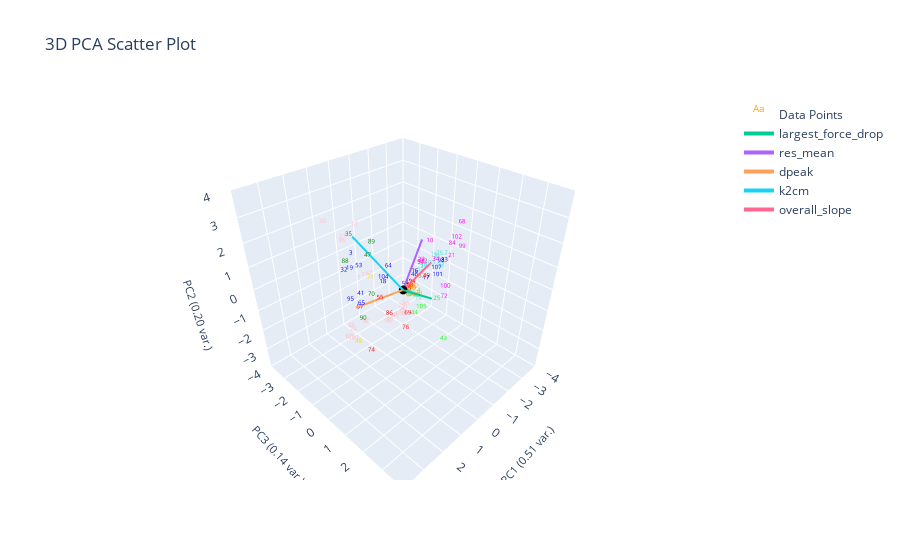

Write notebook code for a chart like this one.
### Markdown cell above
# K-Nearest-Neighbor
- From the k nearest points, assign query point to the highest frequency label
- Performs better when data is uniformly distributed in feature space (clusters all have similar desnity)

### Code cell
from sklearn.neighbors import KNeighborsClassifier

X = plotting.extract_numerical_features(marions_labeled_data).values.tolist()
y = marions_labeled_data[f'{ylabel_name}_nums'].values.tolist()

knn = KNeighborsClassifier(n_neighbors=1)
knn.fit(X, y)
knn_predictions = pd.Series(knn.predict(clustering_features.values))
knn_actual = marions_labeled_data[f'{ylabel_name}_nums']
knn_changed_ylabel_idxs = find_changed_ylabel_data(knn_predictions, knn_actual)
knn_corrected_predictions = correct_pseudo_ylabels_to_actual(knn_predictions, knn_actual, knn_changed_ylabel_idxs)

plotting.plot_cluster_subolots(knn_predictions, curve_data,
                                  clustering_method="K-Nearest Neighbor", 
                                  cluster_category_names=list(ylabel_to_cluster_num.keys()),
                                  pseudo_corrections=knn_corrected_predictions,
                                  bold_idxs=knn_actual.index
                                  )
plotting.plot_cluster_subplots(knn_corrected_predictions, curve_data, 
                                  clustering_method="K-Nearest Neighbor", 
                                  cluster_category_names=list(ylabel_to_cluster_num.keys()),
                                  bold_idxs=knn_actual.index)
plotting.plot_pca(clustering_features, knn_predictions, 3, 
                  graph_title=f'',
                  ylabel_name=ylabel_name,)

### Figure 1 — Plotly figure (JSON) as saved in the notebook; plotly's stock layout.template omitted (floating-point values rounded to 4 significant figures)
{"data": [{"mode": "text", "name": "Data Points", "text": ["0", "1", "2", "3", "4", "5", "6", "7", "8", "9", "10", "11", "12", "13", "14", "15", "16", "17", "18", "19", "20", "21", "22", "23", "24", "25", "26", "27", "28", "29", "30", "31", "32", "33", "34", "35", "36", "37", "38", "39", "40", "41", "42", "43", "44", "45", "46", "47", "48", "49", "50", "51", "52", "53", "54", "55", "56", "57", "58", "59", "60", "61", "62", "63", "64", "65", "66", "67", "68", "69", "70", "71", "72", "73", "74", "75", "76", "77", "78", "79", "80", "81", "82", "83", "84", "85", "86", "87", "88", "89", "90", "91", "92", "93", "94", "95", "96", "97", "98", "99", "100", "101", "102", "103", "104", "105", "106", "107", "108", "109"], "textfont": {"color": ["orange", "red", "turquoise", "blue", "turquoise", "pink", "magenta", "pink", "orange", "pink", "magenta", "magenta", "turquoise", "pink", "pink", "turquoise", "blue", "blue", "blue", "blue", "pink", "magenta", "magenta", "magenta", "pink", "lime", "turquoise", "pink", "turquoise", "pink", "pink", "turquoise", "blue", "blue", "magenta", "red", "pink", "turquoise", "pink", "orange", "orange", "blue", "orange", "lime", "lime", "red", "blue", "green", "gold", "red", "turquoise", "red", "turquoise", "blue", "orange", "red", "pink", "pink", "red", "blue", "turquoise", "pink", "orange", "orange", "blue", "blue", "orange", "pink", "magenta", "red", "green", "gold", "magenta", "orange", "red", "turquoise", "red", "turquoise", "pink", "pink", "pink", "orange", "red", "orange", "magenta", "pink", "red", "blue", "green", "green", "green", "turquoise", "orange", "turquoise", "red", "blue", "pink", "pink", "blue", "magenta", "magenta", "blue", "magenta", "turquoise", "blue", "lime", "magenta", "blue", "pink", "pink"], "size": 6}, "type": "scatter3d", "x": [-0.4106, -0.9288, -2.596, 1.104, -0.04511, 1.466, -4.148, 1.804, -0.3853, 0.000174, -2.121, -1.442, 0.07756, 0.2565, 0.3918, -2.119, -0.9654, -1.382, 1.491, 1.185, 0.3561, -1.272, -1.627, -1.172, 1.882, 0.191, -0.1242, 1.567, -0.1115, 0.01755, 1.734, -2.217, 1.471, -2.439, -1.071, 2.383, 1.738, 0.1452, 2.03, -0.7734, -0.4269, 1.234, -0.2648, 1.211, 0.8373, -0.2236, -0.9016, 1.719, 2.593, -0.6936, -1.217, -0.9873, -1.33, 0.9893, -0.5549, 1.224, -0.03471, 2.119, -0.4056, -0.5167, 0.1873, 1.594, -1.097, -0.4578, 0.6658, 1.541, -0.5375, 1.385, -3.767, 2.065, 1.667, 2.267, 0.9181, -0.6715, 2.547, -2.345, 1.713, -1.346, 1.47, 0.6275, 2.234, -0.5391, -0.5084, -0.5667, -3.086, 0.4854, 2.083, 1.533, 2.35, 0.9782, 1.906, -1.156, -0.8135, -1.657, -0.5038, 1.814, 0.7143, 1.507, -2.284, -2.536, 0.03863, -1.921, -3.354, -1.303, 1.322, 0.7258, -4.755, -1.993, 0.185, 2.366], "y": [-0.1336, -0.245, -0.0996, -1.642, 0.7684, -0.7981, -0.2511, -0.1305, -0.03606, -0.01009, -0.5867, -0.397, 0.8814, 0.2269, -0.162, -0.324, -0.3004, -0.07603, 0.5295, -1.677, 0.4095, 1.204, -0.4341, -0.1638, -0.8133, 1.849, 0.1201, -1.445, 0.2224, -0.05074, -2.329, -0.2818, -1.661, -0.04144, 0.6504, -0.01132, -1.268, 0.5861, -0.7415, 0.09165, -0.2621, -1.078, 0.4705, 3.064, 1.393, 0.04536, -0.2687, 0.05331, 0.3655, 0.5424, -0.07552, -0.06003, -0.3571, -1.365, -0.04577, 0.04454, 0.1263, -0.8369, -0.02147, -0.3964, 0.8656, -0.6886, -0.05282, -0.1158, -0.07978, -0.6477, -0.06799, -0.3083, -0.2996, 2.278, 0.09565, 0.7689, 2.747, -0.1277, 0.9987, -0.2365, 1.836, -0.1956, -0.5988, -0.1188, -0.2943, -0.2451, -0.2033, -0.0763, -0.1993, 0.06686, 1.451, -0.748, -0.3496, -0.581, -0.1527, -0.3158, -0.1525, 0.4253, -0.00594, -0.9447, -0.1243, -0.4438, -0.0895, 0.725, 2.076, 0.05319, -0.1952, 0.1731, 0.3696, 1.629, -0.1863, -0.06404, 0.02932, -0.4441], "z": [-0.8724, -0.04772, 0.1429, 1.06, 0.0005921, 0.5397, 1.092, 1.156, -0.4434, -1.348, 0.7049, 0.1231, -0.2161, -1.136, -1.441, 0.1429, -0.08318, -0.4948, 1.041, 0.4144, -0.7653, 1.165, 0.02055, 0.4204, -1.654, 0.3368, -0.4292, 2.029, -0.4424, -1.144, 2.361, 0.06222, 0.47, -0.1083, 0.8491, 3.011, 2.01, -0.1701, -1.361, -0.867, -0.8309, -0.4348, -0.4918, -0.09782, -0.1891, -0.3818, -0.2061, 1.985, -1.075, 0.225, 0.1545, 0.4271, -0.2145, 0.5791, -0.8905, -0.04316, -0.9442, -1.91, -0.337, -0.5344, -0.04446, 2.792, -0.274, -0.8517, 1.018, -0.4998, -0.6077, 0.9178, 1.054, 1.014, 0.3784, 1.723, 1.296, -0.6699, -1.099, 0.1614, -0.06598, 0.01022, -1.393, -1.534, -1.574, -0.5951, -0.3348, -0.4594, 0.3475, -1.307, 0.5324, -0.7392, 1.851, 1.928, -0.7173, -0.4028, -0.6668, 0.2206, -0.207, -0.3249, -1.557, -1.273, -0.09006, 0.8118, 0.9064, -0.5457, 0.5385, 0.3721, 1.072, 0.1508, 1.036, -0.2881, -1.389, -1.542]}, {"marker": {"color": "black", "size": 3}, "mode": "markers", "name": "Origin", "showlegend": false, "type": "scatter3d", "x": [0], "y": [0], "z": [0]}, {"line": {"width": 4}, "mode": "lines+text", "name": "largest_force_drop", "textposition": "top center", "type": "scatter3d", "x": [0, 1.091], "y": [0, 2.378], "z": [0, 1.397]}, {"line": {"width": 4}, "mode": "lines+text", "name": "res_mean", "textposition": "top center", "type": "scatter3d", "x": [0, -1.331], "y": [0, -0.3095], "z": [0, 1.522]}, {"line": {"width": 4}, "mode": "lines+text", "name": "dpeak", "textposition": "top center", "type": "scatter3d", "x": [0, 1.612], "y": [0, -0.8751], "z": [0, -0.441]}, {"line": {"width": 4}, "mode": "lines+text", "name": "k2cm", "textposition": "top center", "type": "scatter3d", "x": [0, 1.002], "y": [0, -1.575], "z": [0, 2.059]}, {"line": {"width": 4}, "mode": "lines+text", "name": "overall_slope", "textposition": "top center", "type": "scatter3d", "x": [0, -1.56], "y": [0, 0.01097], "z": [0, 0.5458]}], "layout": {"autosize": true, "scene": {"aspectmode": "cube", "xaxis": {"range": [-4, 4], "title": {"font": {"size": 11}, "text": "PC1 (0.51 var.)"}}, "yaxis": {"range": [-4, 4], "title": {"font": {"size": 11}, "text": "PC3 (0.14 var.)"}}, "zaxis": {"range": [-4, 4], "title": {"font": {"size": 11}, "text": "PC2 (0.20 var.)"}}}, "title": {"text": "3D PCA Scatter Plot"}}}
